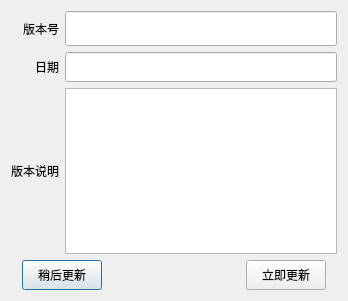
<?xml version="1.0" encoding="UTF-8"?>
<ui version="4.0">
 <class>CheckVersion</class>
 <widget class="QDialog" name="CheckVersion">
  <property name="geometry">
   <rect>
    <x>0</x>
    <y>0</y>
    <width>348</width>
    <height>301</height>
   </rect>
  </property>
  <property name="windowTitle">
   <string>版本更新</string>
  </property>
  <layout class="QVBoxLayout" name="verticalLayout">
   <item>
    <layout class="QGridLayout" name="gridLayout">
     <item row="0" column="0">
      <widget class="QLabel" name="label_9">
       <property name="text">
        <string>版本号</string>
       </property>
       <property name="alignment">
        <set>Qt::AlignRight|Qt::AlignTrailing|Qt::AlignVCenter</set>
       </property>
      </widget>
     </item>
     <item row="0" column="1">
      <widget class="QLineEdit" name="lineEdit_version">
       <property name="minimumSize">
        <size>
         <width>0</width>
         <height>35</height>
        </size>
       </property>
       <property name="alignment">
        <set>Qt::AlignLeading|Qt::AlignLeft|Qt::AlignVCenter</set>
       </property>
      </widget>
     </item>
     <item row="1" column="0">
      <widget class="QLabel" name="label_13">
       <property name="text">
        <string>日期</string>
       </property>
       <property name="alignment">
        <set>Qt::AlignRight|Qt::AlignTrailing|Qt::AlignVCenter</set>
       </property>
      </widget>
     </item>
     <item row="1" column="1">
      <widget class="QLineEdit" name="lineEdit_date">
       <property name="minimumSize">
        <size>
         <width>0</width>
         <height>30</height>
        </size>
       </property>
      </widget>
     </item>
     <item row="2" column="0">
      <widget class="QLabel" name="label_10">
       <property name="text">
        <string>版本说明</string>
       </property>
       <property name="alignment">
        <set>Qt::AlignRight|Qt::AlignTrailing|Qt::AlignVCenter</set>
       </property>
      </widget>
     </item>
     <item row="2" column="1">
      <widget class="QTextEdit" name="textEdit_des"/>
     </item>
    </layout>
   </item>
   <item>
    <layout class="QHBoxLayout" name="horizontalLayout">
     <property name="leftMargin">
      <number>11</number>
     </property>
     <property name="rightMargin">
      <number>11</number>
     </property>
     <item>
      <widget class="QPushButton" name="pushButton_cancel">
       <property name="minimumSize">
        <size>
         <width>0</width>
         <height>30</height>
        </size>
       </property>
       <property name="text">
        <string>稍后更新</string>
       </property>
      </widget>
     </item>
     <item>
      <spacer name="horizontalSpacer">
       <property name="orientation">
        <enum>Qt::Horizontal</enum>
       </property>
       <property name="sizeHint" stdset="0">
        <size>
         <width>40</width>
         <height>20</height>
        </size>
       </property>
      </spacer>
     </item>
     <item>
      <widget class="QPushButton" name="pushButton_ok">
       <property name="minimumSize">
        <size>
         <width>0</width>
         <height>30</height>
        </size>
       </property>
       <property name="text">
        <string>立即更新</string>
       </property>
      </widget>
     </item>
    </layout>
   </item>
  </layout>
 </widget>
 <resources/>
 <connections/>
</ui>
